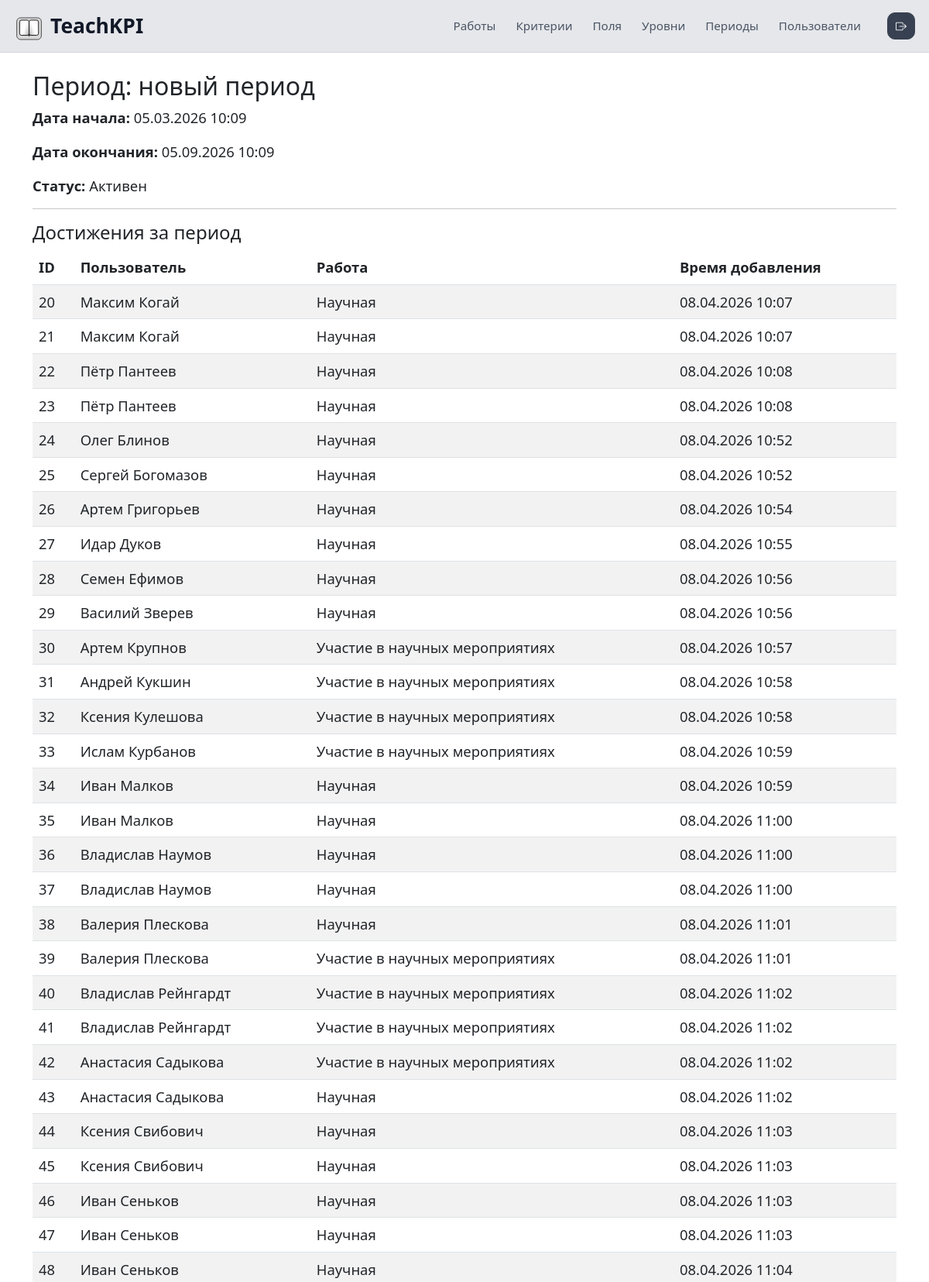
The app's page /dashboard/periods/1/ (signed in, upper part) with its own data.
### main/models.py (models this page shows, shortened)
class Period(models.Model):
    id = models.AutoField(primary_key=True, db_column='ID')
    end_date = models.DateTimeField(unique=True, db_column='End_date')
    name = models.CharField(max_length=20, unique=True, db_column='Name')
    start_date = models.DateTimeField(unique=True, db_column='Start_date')
    status = models.BooleanField(db_column='Status')   # bit в SQLite хранится как 0/1
    class Meta:
        db_table = 'Periods'

class Achievement(models.Model):
    id = models.AutoField(primary_key=True, db_column='ID')
    period = models.ForeignKey(
        Period,
        on_delete=models.CASCADE,
        db_column='PeriodsID',
        related_name='achievements'
    )
    time_of_addition = models.DateTimeField(db_column='Time_of_addition')
    user = models.ForeignKey(
        User,
        on_delete=models.CASCADE,
        db_column='Users_ID',
        related_name='achievements'
    )
    work = models.ForeignKey(
        Work,
        on_delete=models.CASCADE,
        db_column='WorksID',
        related_name='achievements'
    )
    class Meta:
        db_table = 'Achievements'

class User(AbstractUser):
    class RoleChoices(models.TextChoices):
        ADMIN = 'admin', 'Администратор'
        USER = 'teacher', 'Преподаватель'
        DIRECTOR = 'director', 'Руководитель'
    username = models.CharField(
        max_length=25,
        unique=True,
        db_column='Name',
        verbose_name='логин'
    )
    first_name = models.CharField(max_length=25, db_column='First_name')
    last_name = models.CharField(max_length=25, db_column='Last_name')
    department = models.CharField(max_length=5, db_column='Department')
    patronymic = models.CharField(max_length=25, db_column='Patronymic')
    role = models.CharField(
        max_length=20,
        choices=RoleChoices.choices,
        default=RoleChoices.USER,
        db_column='Roles_ID'
    )
    email = models.EmailField(blank=True)
    objects = UserManager()
    class Meta:
        db_table = 'Users'

class Work(models.Model):
    id = models.AutoField(primary_key=True, db_column='ID')
    name = models.CharField(max_length=255, unique=True, db_column='Name')
    class Meta:
        db_table = 'Works'

### main/views.py (the view)
# urls.py: path('periods/<int:pk>/', views.PeriodDetailView.as_view(), name='period_detail'),
class PeriodDetailView(AdminRequiredMixin, DetailView):
    model = Period
    template_name = 'main/period/period_detail.html'
    context_object_name = 'period'

### main/views.py (called while the page is built)
def is_admin(user):
    return user.is_authenticated and user.role == 'admin'

    @method_decorator(user_passes_test(is_admin))
    def dispatch(self, *args, **kwargs):
        return super().dispatch(*args, **kwargs)

### main/templates/main/period/period_detail.html (shortened to what this page needs)
{% extends 'main/base_dashboard.html' %}
{% block content %}
<div class="container">
    <h2>Период: {{ period.name }}</h2>
    <p><strong>Дата начала:</strong> {{ period.start_date|date:"d.m.Y H:i" }}</p>
    <p><strong>Дата окончания:</strong> {% if period.end_date %}{{ period.end_date|date:"d.m.Y H:i" }}{% else %}—{% endif %}</p>
    <p><strong>Статус:</strong> {{ period.status|yesno:"Активен,Неактивен" }}</p>
    <hr>
    <h4>Достижения за период</h4>
    {% if period.achievements.all %}
        <table class="table table-striped">
            <thead>
                <tr>
                    <th>ID</th>
                    <th>Пользователь</th>
                    <th>Работа</th>
                    <th>Время добавления</th>
                </tr>
            </thead>
            <tbody>
                {% for achievement in period.achievements.all %}
                <tr>
                    <td>{{ achievement.id }}</td>
                    <td>{{ achievement.user.get_full_name|default:achievement.user.username }}</td>
                    <td>{{ achievement.work.name }}</td>
                    <td>{{ achievement.time_of_addition|date:"d.m.Y H:i" }}</td>
                </tr>
                {% endfor %}
            </tbody>
        </table>
    {% else %}
        <p>Нет достижений за этот период.</p>
    {% endif %}
</div>
{% endblock %}

### main/templates/main/base_dashboard.html (style rules this page uses)
body { font-size: 1.15rem; }

### records on screen
Period: name "новый период", start_date "05.03.2026 10:09", end_date "05.09.2026 10:09", status "Активен"
Achievement: id "20", user.get_full_name "Максим Когай", work.name "Научная", time_of_addition "08.04.2026 10:07"
Achievement: id "21", user.get_full_name "Максим Когай", work.name "Научная", time_of_addition "08.04.2026 10:07"
Achievement: id "22", user.get_full_name "Пётр Пантеев", work.name "Научная", time_of_addition "08.04.2026 10:08"
Achievement: id "23", user.get_full_name "Пётр Пантеев", work.name "Научная", time_of_addition "08.04.2026 10:08"
Achievement: id "24", user.get_full_name "Олег Блинов", work.name "Научная", time_of_addition "08.04.2026 10:52"
Achievement: id "25", user.get_full_name "Сергей Богомазов", work.name "Научная", time_of_addition "08.04.2026 10:52"
Achievement: id "26", user.get_full_name "Артем Григорьев", work.name "Научная", time_of_addition "08.04.2026 10:54"
Achievement: id "27", user.get_full_name "Идар Дуков", work.name "Научная", time_of_addition "08.04.2026 10:55"
Achievement: id "28", user.get_full_name "Семен Ефимов", work.name "Научная", time_of_addition "08.04.2026 10:56"
Achievement: id "29", user.get_full_name "Василий Зверев", work.name "Научная", time_of_addition "08.04.2026 10:56"
Achievement: id "30", user.get_full_name "Артем Крупнов", work.name "Участие в научных мероприятиях", time_of_addition "08.04.2026 10:57"
Achievement: id "31", user.get_full_name "Андрей Кукшин", work.name "Участие в научных мероприятиях", time_of_addition "08.04.2026 10:58"
Achievement: id "32", user.get_full_name "Ксения Кулешова", work.name "Участие в научных мероприятиях", time_of_addition "08.04.2026 10:58"
Achievement: id "33", user.get_full_name "Ислам Курбанов", work.name "Участие в научных мероприятиях", time_of_addition "08.04.2026 10:59"
Achievement: id "34", user.get_full_name "Иван Малков", work.name "Научная", time_of_addition "08.04.2026 10:59"
Achievement: id "35", user.get_full_name "Иван Малков", work.name "Научная", time_of_addition "08.04.2026 11:00"
Achievement: id "36", user.get_full_name "Владислав Наумов", work.name "Научная", time_of_addition "08.04.2026 11:00"
Achievement: id "37", user.get_full_name "Владислав Наумов", work.name "Научная", time_of_addition "08.04.2026 11:00"
Achievement: id "38", user.get_full_name "Валерия Плескова", work.name "Научная", time_of_addition "08.04.2026 11:01"
Achievement: id "39", user.get_full_name "Валерия Плескова", work.name "Участие в научных мероприятиях", time_of_addition "08.04.2026 11:01"
Achievement: id "40", user.get_full_name "Владислав Рейнгардт", work.name "Участие в научных мероприятиях", time_of_addition "08.04.2026 11:02"
Achievement: id "41", user.get_full_name "Владислав Рейнгардт", work.name "Участие в научных мероприятиях", time_of_addition "08.04.2026 11:02"
Achievement: id "42", user.get_full_name "Анастасия Садыкова", work.name "Участие в научных мероприятиях", time_of_addition "08.04.2026 11:02"
Achievement: id "43", user.get_full_name "Анастасия Садыкова", work.name "Научная", time_of_addition "08.04.2026 11:02"
Achievement: id "44", user.get_full_name "Ксения Свибович", work.name "Научная", time_of_addition "08.04.2026 11:03"
Achievement: id "45", user.get_full_name "Ксения Свибович", work.name "Научная", time_of_addition "08.04.2026 11:03"
Achievement: id "46", user.get_full_name "Иван Сеньков", work.name "Научная", time_of_addition "08.04.2026 11:03"
Achievement: id "47", user.get_full_name "Иван Сеньков", work.name "Научная", time_of_addition "08.04.2026 11:03"
Achievement: id "48", user.get_full_name "Иван Сеньков", work.name "Научная", time_of_addition "08.04.2026 11:04"
